Frame 1 (no input): blank canvas, image omitted
Frame 60 (no input): blank canvas, image omitted
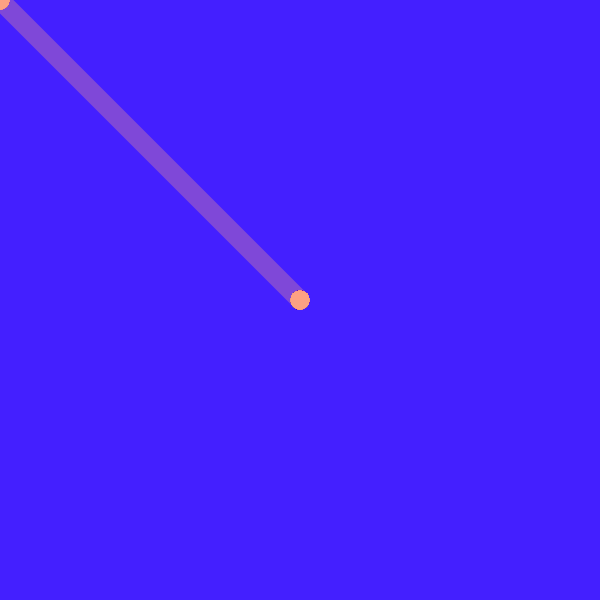
Frame 120 (the mouse pressed at the canvas centre since frame 60)

The p5.js sketch whose frames 1 and 60 were blank and that drew this single picture after the mouse press (run headless with seeded random() and noise() and a simulated clock; from frame 60 on, the mouse is pressed at the canvas centre):

// p5.js sketch
// ── sketch.js
function setup() {
  createCanvas(600, 600);
  background(68, 31, 255);
  stroke(255, 162, 131, 80);
  strokeWeight(19);
}

function draw() {
  line(mouseX, mouseY, pmouseX, pmouseY);
}
